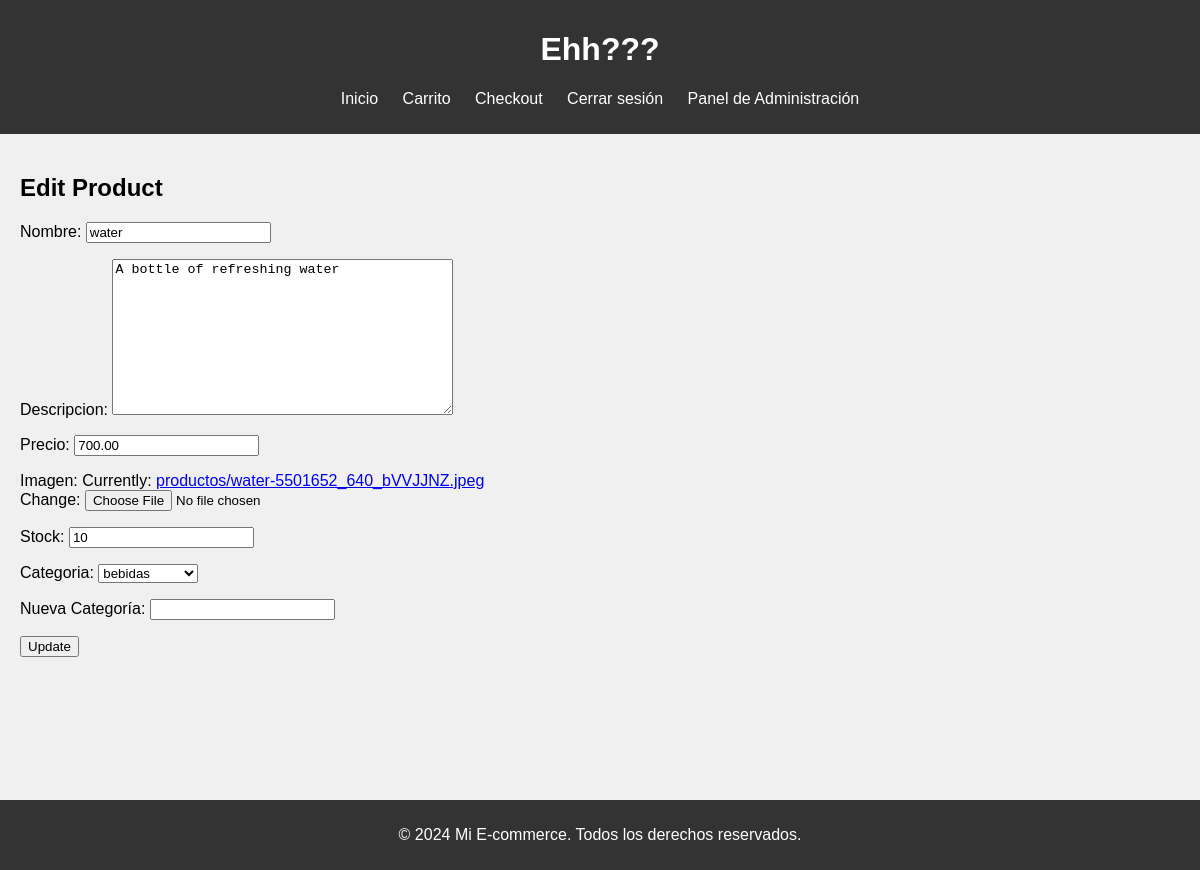
The app's page /edit-product/9/ (signed in) with its own data.
### tienda/models.py (models this page shows, shortened)
class Producto(models.Model):
    nombre = models.CharField(max_length=100)
    descripcion = models.TextField()
    precio = models.DecimalField(max_digits=10, decimal_places=2)
    stock = models.PositiveIntegerField(default=0)
    categoria = models.ForeignKey(Categoria, related_name='productos', on_delete=models.SET_NULL, null=True, blank=True)
    imagen = models.ImageField(upload_to='productos/', null=False, blank=False, default='productos/default.jpg')

class Categoria(models.Model):
    nombre = models.CharField(max_length=100)
    def __str__(self):
        return self.nombre

### tienda/views.py (the view)
# urls.py: path('edit-product/<int:pk>/', views.edit_product, name='edit_product'),
@admin_required
def edit_product(request, pk):
    producto = get_object_or_404(Producto, pk=pk)
    if request.method == 'POST':
        form = ProductoForm(request.POST, request.FILES, instance=producto)
        if form.is_valid():
            form.save()
            return redirect('view_products')
    else:
        form = ProductoForm(instance=producto)
    return render(request, 'tienda/edit_product.html', {'form': form})

### tienda/forms.py (shortened to what this page needs)
class ProductoForm(forms.ModelForm):
    nueva_categoria = forms.CharField(required=False, max_length=100, label='Nueva Categoría')
    class Meta:
        model = Producto
        fields = ['nombre', 'descripcion', 'precio', 'imagen', 'stock', 'categoria']

### tienda/views.py (called while the page is built)
def admin_required(function=None, redirect_field_name='next', login_url='login'):
    if function is None:
        return user_passes_test(lambda u: u.is_superuser, login_url=login_url)(admin_required)
    return user_passes_test(lambda u: u.is_superuser, login_url=login_url)(function)

### tienda/templates/tienda/edit_product.html (shortened to what this page needs)
{% extends 'tienda/base.html' %}
{% block content %}
<h2>Edit Product</h2>
<form method="post" enctype="multipart/form-data">
    {{ form.as_p }}
    <button type="submit">Update</button>
</form>
{% endblock  %}

### tienda/static/css/styles.css (style rules this page uses)
body { font-family: Arial, sans-serif; margin: 0; padding: 0; background-color: #f0f0f0; }

### records on screen
Producto: nombre "water", descripcion "A bottle of refreshing water", precio "700.00", stock "10", categoria "bebidas"
